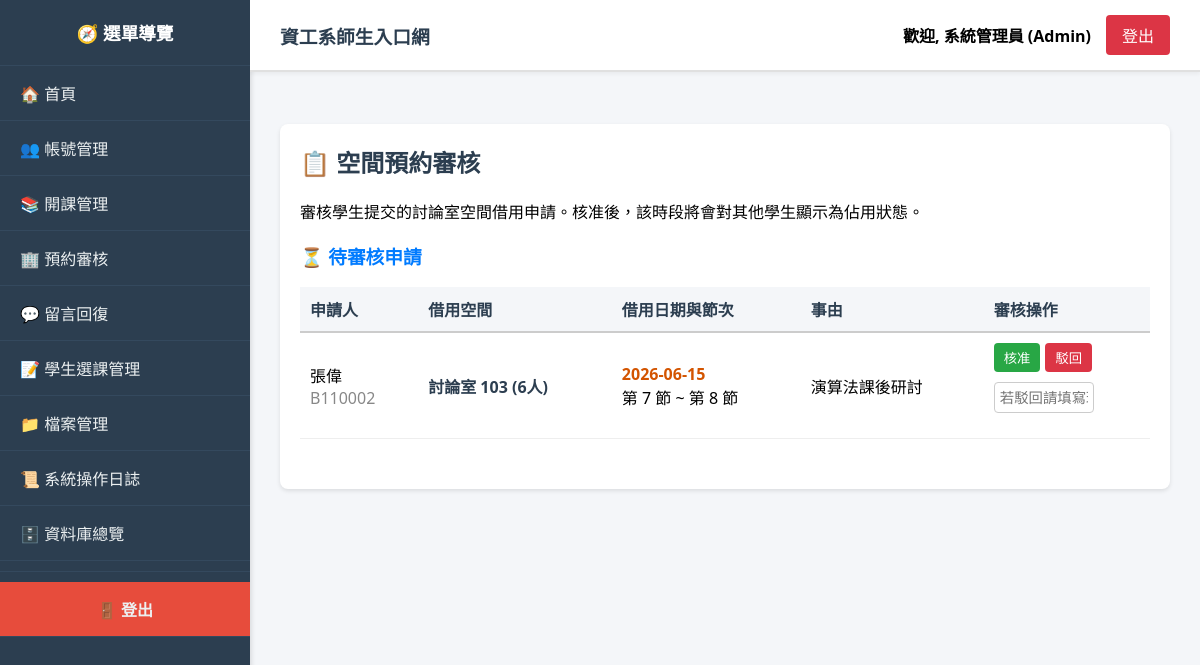
/index.php?page=review_reservations (signed in), run on an earlier commit of the app's database.
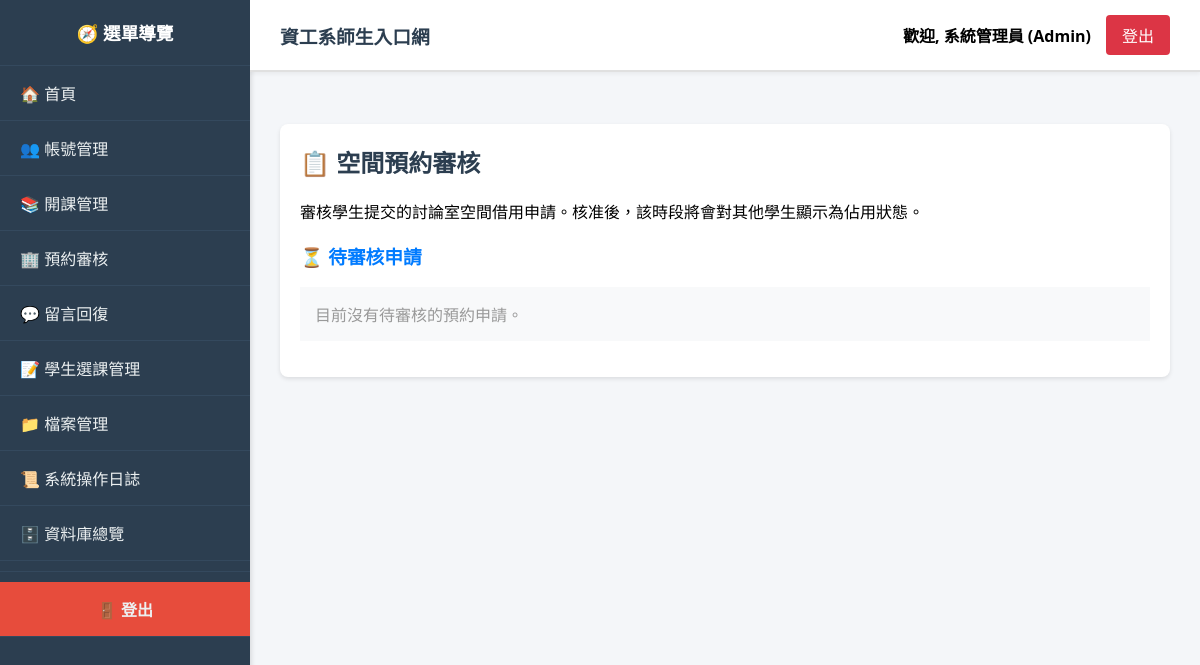
And on a later commit of the database.
### tables this page shows
CREATE TABLE Reservations (
    reservation_id INT AUTO_INCREMENT PRIMARY KEY,
    student_id VARCHAR(20) NOT NULL,
    room_name VARCHAR(50) NOT NULL,
    purpose TEXT NOT NULL,
    reserve_date DATE NOT NULL COMMENT '借用日期',
    start_period INT NOT NULL COMMENT '開始節次 (1-14)',
    end_period INT NOT NULL COMMENT '結束節次 (1-14)',
    status ENUM('Pending', 'Approved', 'Rejected') DEFAULT 'Pending',
    reject_reason TEXT DEFAULT NULL,
    FOREIGN KEY (student_id) REFERENCES Students(student_id) ON DELETE CASCADE
);

CREATE TABLE Students (
    student_id VARCHAR(20) PRIMARY KEY,
    user_id INT NOT NULL,
    name VARCHAR(100) NOT NULL,
    enrollment_year INT,
    FOREIGN KEY (user_id) REFERENCES Users(id) ON DELETE CASCADE
);

### modules/admin/review_reservations.php (the view, shortened to what this page needs)
﻿<div class="card">
    <h2>📋 空間預約審核</h2>
    <p>審核學生提交的討論室空間借用申請。核准後，該時段將會對其他學生顯示為佔用狀態。</p>
    <?php
    if($_SESSION['role'] != 'Admin') {
        echo "<p style='color:red;'>只有管理員可以使用此功能。</p>";
    } else {
        $pending = $conn->query("
            SELECT r.*, s.name as student_name
            FROM Reservations r
            JOIN Students s ON r.student_id = s.student_id
            WHERE r.status = 'Pending'
            ORDER BY r.reserve_date ASC, r.start_period ASC
        ");
        echo "<h3 style='color:#007bff;'>⏳ 待審核申請</h3>";
        if($pending->num_rows > 0) {
            echo "<table style='width:100%; border-collapse: collapse; margin-bottom:30px;'>";
            echo "<tr style='background:#f4f6f9; border-bottom:2px solid #ccc;'><th style='padding:10px;'>申請人</th><th style='padding:10px;'>借用空間</th><th style='padding:10px;'>借用日期與節次</th><th style='padding:10px;'>事由</th><th style='padding:10px;'>審核操作</th></tr>";
            while($p = $pending->fetch_assoc()) {
                echo "<tr style='border-bottom:1px solid #eee;'>";
                echo "<td style='padding:10px;'>" . htmlspecialchars($p['student_name']) . "<br><span style='color:#888; font-size:0.85em encampment;'>" . $p['student_id'] . "</span></td>";
                echo "<td style='padding:10px; font-weight:bold; color:#2c3e50;'>" . htmlspecialchars($p['room_name']) . "</td>";
                echo "<td style='padding:10px;'><span style='color:#d35400; font-weight:bold;'>" . htmlspecialchars($p['reserve_date']) . "</span><br>第 {$p['start_period']} 節 ~ 第 {$p['end_period']} 節</td>";
                echo "<td style='padding:10px;'>" . htmlspecialchars($p['purpose']) . "</td>";
                echo "<td style='padding:10px;'>";
                echo "<form method='POST' style='display:flex; flex-direction:column; gap:5px; margin:0;'>";
                echo "<div style='display:flex; gap:5px;'>";
                echo "<button type='submit' name='action' value='Approve' class='btn' style='background:#28a745; padding:5px 10px;'>核准</button>";
                echo "<button type='submit' name='action' value='Reject' class='btn' style='background:#dc3545; padding:5px 10px;'>駁回</button>";
                echo "</div>";
                echo "<input type='text' name='reject_reason' placeholder='若駁回請填寫理由' style='padding:5px; font-size:0.9em; width:100px;'>";
                echo "</form>";
                echo "</td></tr>";
            }
            echo "</table>";
        } else {
            echo "<p style='color:#999; padding:15px; background:#f8f9fa;'>目前沒有待審核的預約申請。</p>";
        }
    }
    ?>
</div>

What changed in the data, as far as the page shows it:
removed reservations: student.name "張偉", student "B110002", room_name "討論室 103 (6人)", reserve_date "2026-06-15", start_period "7", end_period "8", purpose "演算法課後研討"
Also different on the page:
text no longer shown: "申請人 借用空間 借用日期與節次 事由 審核操作"
text now shown: "目前沒有待審核的預約申請。"
